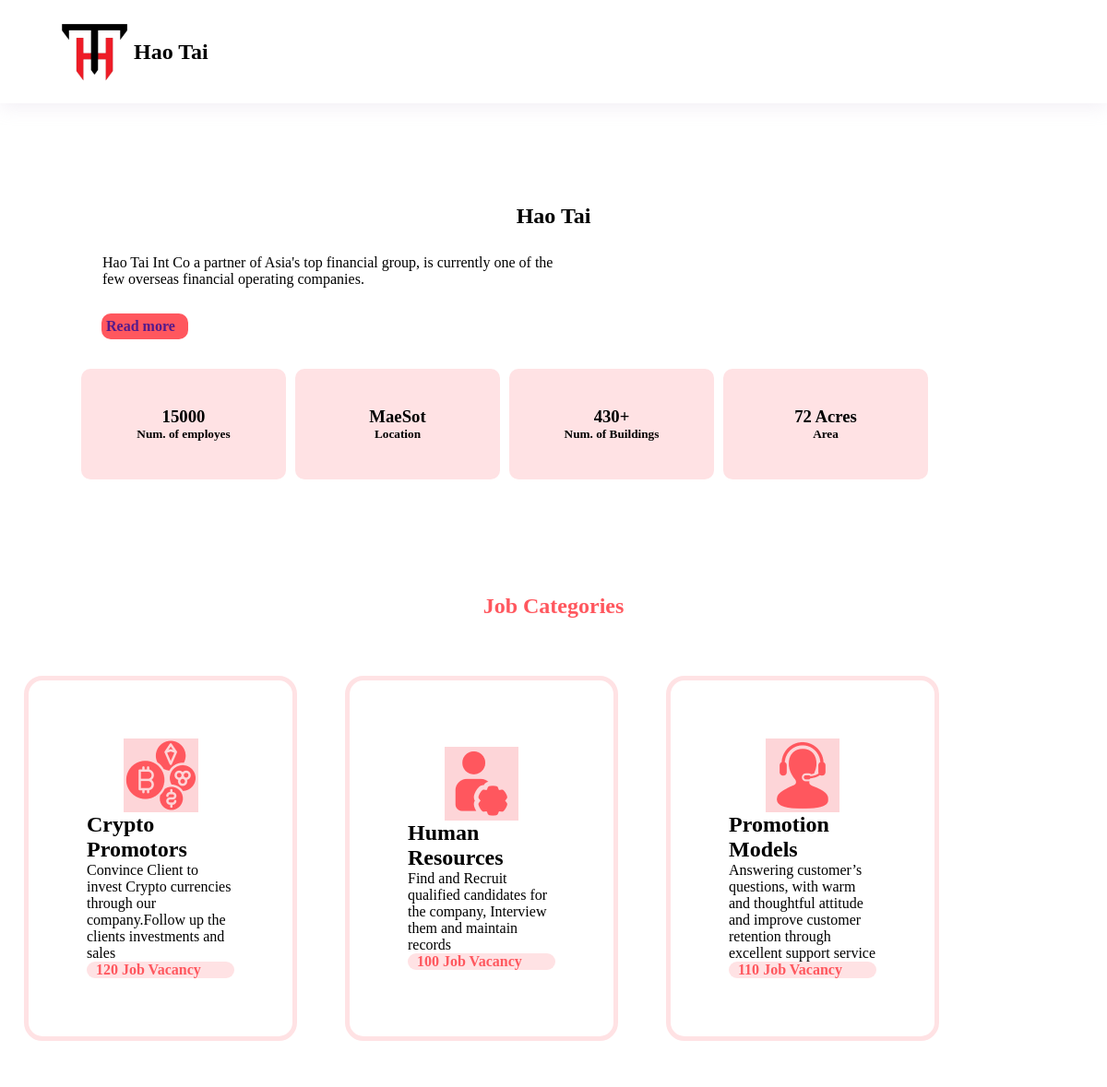
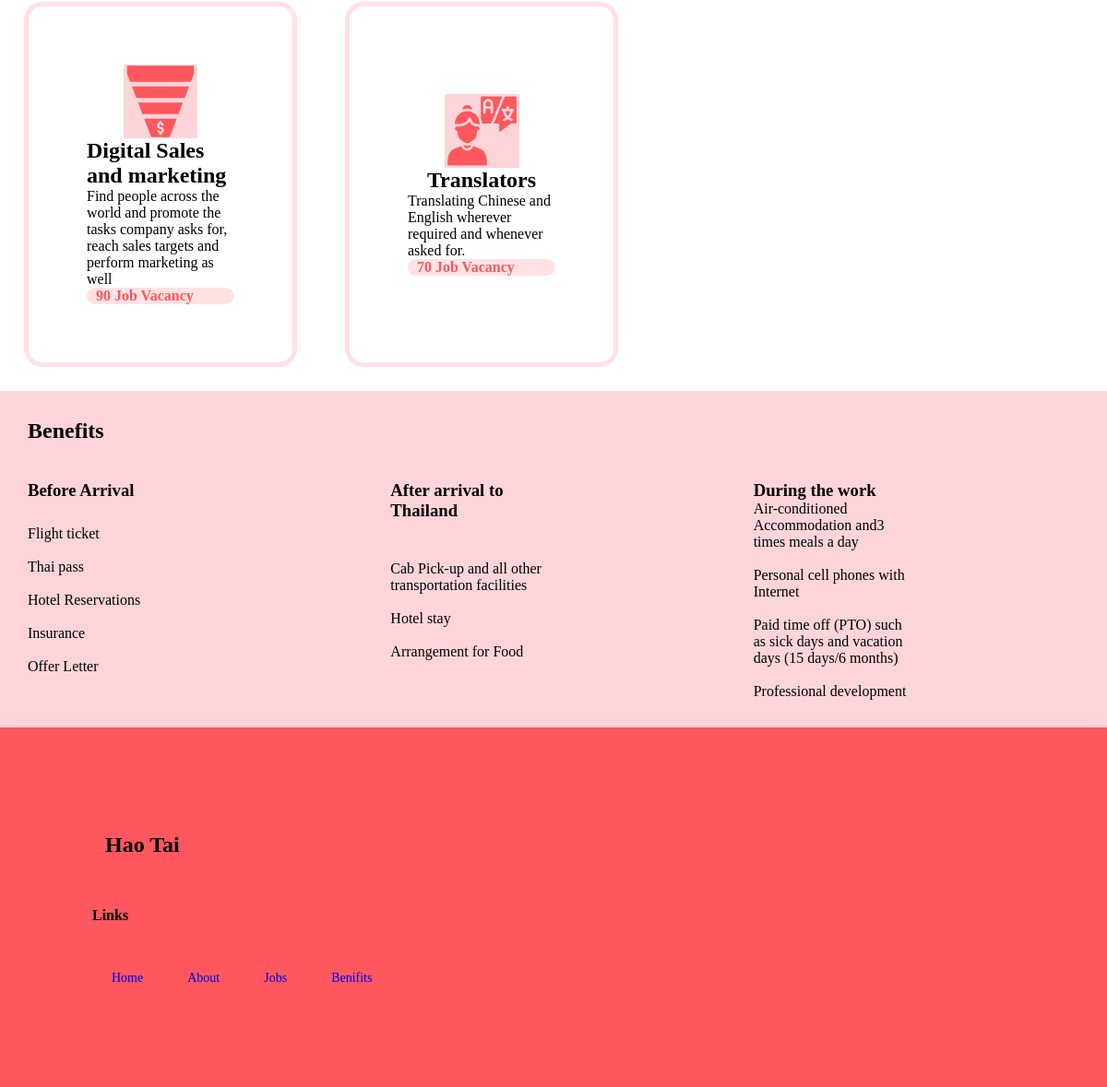
The page / on the database its author committed (2 pictures, top to bottom).
### home/models.py (models this page shows, shortened)
class Categories(models.Model):
    images = models.ImageField(upload_to='Categories')
    title = models.CharField(max_length=100)
    descreption = models.TextField()
    vaccency = models.IntegerField()

### home/views.py (the view)
# urls.py: path('', views.index,name = "home"),
def index(request):
    cat = Categories.objects.all()
    return render(request, 'index.html',{'cat':cat})

### templates/index.html (shortened to what this page needs)
{%extends 'base.html'%}
{%load static%}
{%block content%}
    <section id="container">
        <div class="ph">
            <h2 class="heading1">Hao Tai</h2>
            <p class="paragraph">Hao
            Tai Int Co a partner of Asia's top financial group, is currently one of the <br> few overseas financial operating companies.</p>
            <a href="" >
                <h4 class="readme">
                    <b> Read more </b>
                </h4>
            </a>
            <div class="frame">
                <div class="frame1">
                    <h3>15000</h3>
                    <h5>Num. of employes</h5>
                </div>
                <div class="frame1">
                    <h3>MaeSot</h3>
                    <h5>Location</h5>
                </div>
                <div class="frame1">
                    <h3>430+</h3>
                    <h5>Num. of Buildings</h5>
                </div>
                <div class="frame1">
                    <h3>72 Acres</h3>
                    <h5>Area</h5>
                </div>
            </div>
        </div>
    </section>
    <h2 class="jobtext">Job Categories</h2>
    <section class="cateframes">
        {% for Categories in cat %}
       <div class="box1">
            <div class="box2">
                <img src={{Categories.images.url}} alt="" >
                <h2>{{Categories.title}}</h2>
                <p>{{Categories.descreption}}</p>
                <a href="{% url 'jobs' Categories.pk %}"><h4 class="cl">{{Categories.vaccency}} Job Vacancy</h4></a>
            </div>
        </div>
       {% endfor %}
    </section>
      <section class="boxthree">
            <div class="benefits1">
                <h2>Benefits</h2>
            </div>
            <div class="boxthreefull">
                <div class="beforearrival">
                    <div><h3>Before Arrival </h3></div>
                    <br>
                    <div>
                        <ul>
                            <li>Flight ticket</li>
                            <br>
                            <li>Thai pass</li>
                            <br>
                            <li>Hotel Reservations</li>
                            <br>
                            <li>Insurance</li>
                            <br>
                            <li>Offer Letter</li>
                        </ul>
                    </div>
                </div>
                <div class="beforearrival">
                    <div> <h3>After arrival to Thailand </h3> </div>
                    <br>
                    <div>
                        <ul>
                            <li>Cab Pick-up and all other transportation facilities</li>
                            <br>
                            <li>Hotel stay</li>
                            <br>
                            <li>Arrangement for Food</li>
                        </ul>
                    </div>
                </div>
                <div class="beforearrival">
                    <div> <h3>During the work </h3></div>
                    <br>
                    <div>
                        <ul>
                            <li>Air-conditioned Accommodation and3 times meals a day</li>
                            <br>
                            <li>Personal cell phones with Internet</li>
                            <br>
                            <li>Paid time off (PTO) such as sick days and vacation days (15 days/6 months)</li>
                            <br>
                            <li>Professional development</li>
                        </ul>
                    </div>
                </div>
            </div>
      </section>
      {%endblock%}
   {% load static%}

### templates/base.html (shortened to what this page needs)
<!DOCTYPE html>
<html lang="en">
<head>
    {% load static%}
    <link rel="stylesheet" href="{% static 'style.css'%}">
    <link rel="stylesheet" href="{% static 'job.css'%}">
    <link rel="stylesheet" href="{% static 'about.css'%}">
    <link rel="stylesheet" href="{% static 'crypto.css'%}">
</head>
<body>
    <header class="container" >
        <a href="#">
            <img src="../static/images/logo 1(2).png" alt=>
            <h2>Hao Tai</h2>
        </a>
    </header>
    {% block content %}
    {%endblock%}
    <footer class="footer">
        <div class="menu2">
        <h2 class="footerhao">Hao Tai</h2>
                <h4 class="link3">Links</h4>
            <ul>
                <li class="link2"><a href="{% url 'home' %}">Home</a></li>
                <li class="link2"><a href=".{% url 'about' %}">About</a></li>
                <li class="link2"><a href="{% url 'jobss' %}">Jobs</a></li>
                <li class="link2"><a href="#">Benifits</a></li>
            </ul>
        </div>
   </footer>
</body>
</html>

### static/style.css (style rules this page uses)
* { margin: 0; padding: 0; }
a { text-decoration: none; }
.container { padding-right: 5%; padding-left: 5%; }
header { display: flex; background: rgba(255, 255, 255, 0.8); box-shadow: 0px 4px 20px rgba(189, 177, 205, 0.2); backdrop-filter: blur(20px); justify-content: space-between; align-items: center; padding: 20px 0; }
header a { display: flex; align-items: center; color: black; }
.container h2 { color: black; }
.paragraph { margin: 28px; }
.heading1 { margin: 26px; }
.ph { padding: 83px; }
.readme { background-color: #FF575E; border-radius: 10px; width: 84px; margin: 27px; padding: 5px; }
.frame { border: #FFE2E4; border-radius: 1px; display: grid; grid-template-columns: repeat(4,1fr); justify-content: center; }
.frame1 { margin: 5px; background-color: #FFE2E4; border-radius: 10px; width: 149px; padding: 41px; text-align: center; }
.jobtext { text-align:center ; color: #FF575E; padding: 36px; margin: -11px; }
.jobtext { border-radius: 10px; margin: auto; }
.cateframes { display: grid; grid-template-columns: repeat(3 ,2fr); }
.box2 { border: 5px solid #FFE2E4; border-radius: 20px; justify-content: center; margin: 26px; padding: 63px; display: flex; flex-direction: column; align-items: center; grid-column: span 2; }
.cl { background: #FFE2E4; border-radius: 43px; width: 150px; color: #FF575E; padding-left:10px }
#container { display: grid; grid-template-columns: repeat(2,1fr); }
.footer { background:#FF575E; box-shadow: 0px 4px 20px rgba(189, 177, 205, 0.2); backdrop-filter: blur(20px); display: grid; grid-template-columns: repeat(2,1fr); }
.footerhao { padding: 34px; width: 122px; }
.link2 { margin: 10px; margin: -2px; padding: -44px; }
.link3 { margin: 22px; padding: 10px; }
.menu2 { width: 100%; height: 70px; margin: 10px; }
.menu2 ul { display: flex; justify-content: left; align-items: center; margin: 24px; }
.menu2 li { list-style: none; font-size: 14px; margin: 10px; }
.boxthree { display: grid; background-color: #fdd5d8; padding: 86px; }
.benefits1 { margin: 10px; padding: 10px; }
.beforearrival { margin: 10px; padding: 10px; display: grid; grid-template-columns: repeat(2,1fr); }
.boxthreefull { display: grid; grid-template-columns: repeat(3,1fr); }
.beforearrival ul { list-style-image: url(./images/check.png); }
.box2 img { background-color: #fdd5d8; }
@media (max-width:1500px) { #container .ph { grid-column: span 2; } }
@media screen and (max-width:1200px) { .frame .frame1 { grid-column: span 2; } }
@media screen and (max-width:1880px) { .cateframes { width: 220px; } }

### static/job.css (style rules this page uses)
* { margin: 0; padding: 0; }
a { text-decoration: none; }
ul,li { list-style: none; }
.container { padding-right: 5%; padding-left: 5%; }
.cateframes { display: grid; grid-template-columns: repeat(3 ,2fr); }
header { display: flex; background: rgba(255, 255, 255, 0.8); box-shadow: 0px 4px 20px rgba(189, 177, 205, 0.2); backdrop-filter: blur(20px); justify-content: space-between; align-items: center; padding: 20px 0; }
header a { display: flex; align-items: center; }
.jobtext { text-align:center ; color: #FF575E; padding: 36px; margin: -11px; }
.jobtext { border-radius: 10px; margin: auto; }
.box2 { border: 5px solid #FFE2E4; border-radius: 20px; justify-content: center; margin: 26px; padding: 63px; display: flex; flex-direction: column; align-items: center; }
.cl { background: #FFE2E4; border-radius: 43px; width: 150px; color: #FF575E; padding-left:10px }
.footer { background:#FF575E; box-shadow: 0px 4px 20px rgba(189, 177, 205, 0.2); backdrop-filter: blur(20px); padding: 70px; display: grid; grid-template-columns: repeat(2,1fr); }
.footerhao { padding: 34px; width: 122px; }
.link2 { margin: 10px; margin: -2px; padding: -44px; }
.link3 { margin: 22px; padding: 10px; }
.menu2 { width: 100%; height: 70px; }
.menu2 ul { display: flex; justify-content: left; align-items: center; margin: 19px; }
.menu2 li { list-style: none; font-size: 14px; margin: 10px; }
#container { display: grid; grid-template-columns: repeat(2,1fr); }
.box2 img { background-color: #fdd5d8; }
@media (max-width:1500px) { #container .ph { grid-column: span 2; } }

### rows shown on the page
Categories: images (picture), title "Crypto Promotors", descreption "Convince Client to invest Crypto currencies through our company.Follow up the clients investments and sales", vaccency "120"
Categories: images (picture), title "Human Resources", descreption "Find and Recruit qualified candidates for the company, Interview them and maintain records", vaccency "100"
Categories: images (picture), title "Promotion Models", descreption "Answering customer’s questions, with warm and thoughtful attitude and improve customer retention through excellent support service", vaccency "110"
Categories: images (picture), title "Digital Sales and marketing", descreption "Find people across the world and promote the tasks company asks for, reach sales targets and perform marketing as well", vaccency "90"
Categories: images (picture), title "Translators", descreption "Translating Chinese and English wherever required and whenever asked for.", vaccency "70"
